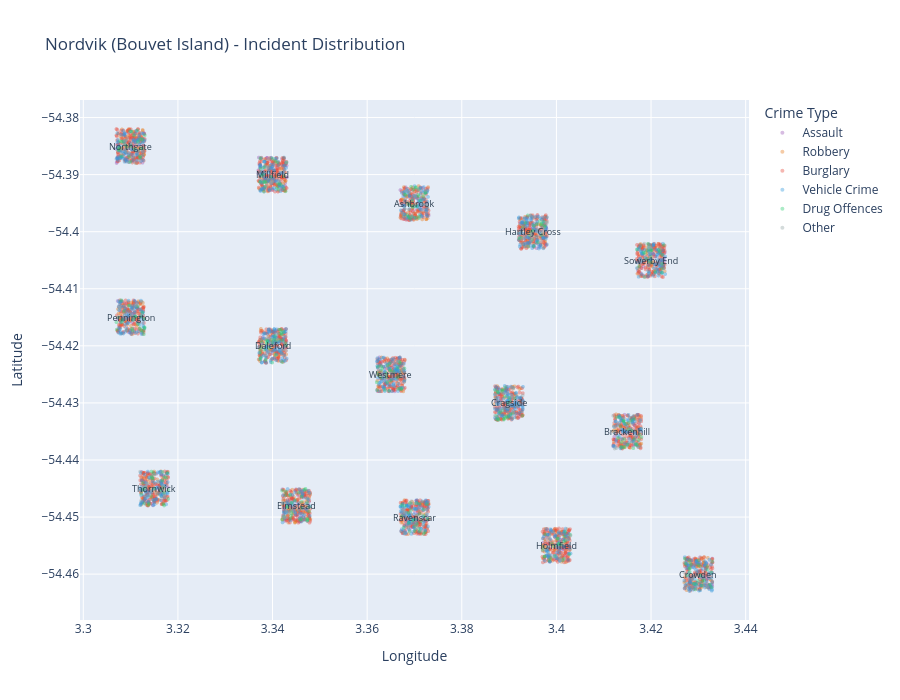

The cell this chart's notebook holds for it:
### Markdown cell above
## 11. Neighborhood Map

A quick sanity check - plot incident locations to confirm the spatial distribution looks like a plausible city layout.

### Code cell
color_map = {
    "Burglary":      "#e74c3c",
    "Vehicle Crime": "#3498db",
    "Robbery":       "#e67e22",
    "Assault":       "#9b59b6",
    "Drug Offences": "#2ecc71",
    "Other":         "#95a5a6",
}

sample_df = df.sample(min(5_000, len(df)), random_state = RANDOM_SEED)

fig = px.scatter(
    sample_df,
    x = "Longitude",
    y = "Latitude",
    color = "CrimeType",
    color_discrete_map = color_map,
    opacity = 0.4,
    title = "Nordvik (Bouvet Island) - Incident Distribution",
    hover_data = ["Neighborhood", "CrimeSubType", "DateTime"],
)

# Annotate neighbourhood centroids
for name, coords in NEIGHBORHOODS.items():
    fig.add_annotation(
        x = coords["lon"],
        y = coords["lat"],
        text = name,
        showarrow = False,
        font = {"size": 9, "color": "#2c3e50"},
    )

fig.update_traces(marker = {"size": 4})
fig.update_layout(
    width = 900,
    height = 700,
    legend_title_text = "Crime Type",
)
fig.write_html(os.path.join(OUTPUT_DIR, "nordvik_incident_map.html"))
fig.show()
print("OK  Map saved to data/nordvik_incident_map.html")

### Figure 1 — Plotly figure (JSON) as saved in the notebook; plotly's stock layout.template omitted (floating-point values rounded to 4 significant figures; data arrays with more than 128 entries replaced by an {"elided": "..."} marker saying what was removed)
{"data": [{"customdata": {"elided": "477x3 str values"}, "hovertemplate": "CrimeType=Assault<br>Longitude=%{x}<br>Latitude=%{y}<br>Neighborhood=%{customdata[0]}<br>CrimeSubType=%{customdata[1]}<br>DateTime=%{customdata[2]}<extra></extra>", "legendgroup": "Assault", "marker": {"color": "#9b59b6", "opacity": 0.4, "size": 4, "symbol": "circle"}, "mode": "markers", "name": "Assault", "showlegend": true, "type": "scattergl", "x": {"elided": "477 float values"}, "xaxis": "x", "y": {"elided": "477 float values"}, "yaxis": "y"}, {"customdata": {"elided": "966x3 str values"}, "hovertemplate": "CrimeType=Robbery<br>Longitude=%{x}<br>Latitude=%{y}<br>Neighborhood=%{customdata[0]}<br>CrimeSubType=%{customdata[1]}<br>DateTime=%{customdata[2]}<extra></extra>", "legendgroup": "Robbery", "marker": {"color": "#e67e22", "opacity": 0.4, "size": 4, "symbol": "circle"}, "mode": "markers", "name": "Robbery", "showlegend": true, "type": "scattergl", "x": {"elided": "966 float values"}, "xaxis": "x", "y": {"elided": "966 float values"}, "yaxis": "y"}, {"customdata": {"elided": "1821x3 str values"}, "hovertemplate": "CrimeType=Burglary<br>Longitude=%{x}<br>Latitude=%{y}<br>Neighborhood=%{customdata[0]}<br>CrimeSubType=%{customdata[1]}<br>DateTime=%{customdata[2]}<extra></extra>", "legendgroup": "Burglary", "marker": {"color": "#e74c3c", "opacity": 0.4, "size": 4, "symbol": "circle"}, "mode": "markers", "name": "Burglary", "showlegend": true, "type": "scattergl", "x": {"elided": "1821 float values"}, "xaxis": "x", "y": {"elided": "1821 float values"}, "yaxis": "y"}, {"customdata": {"elided": "1222x3 str values"}, "hovertemplate": "CrimeType=Vehicle Crime<br>Longitude=%{x}<br>Latitude=%{y}<br>Neighborhood=%{customdata[0]}<br>CrimeSubType=%{customdata[1]}<br>DateTime=%{customdata[2]}<extra></extra>", "legendgroup": "Vehicle Crime", "marker": {"color": "#3498db", "opacity": 0.4, "size": 4, "symbol": "circle"}, "mode": "markers", "name": "Vehicle Crime", "showlegend": true, "type": "scattergl", "x": {"elided": "1222 float values"}, "xaxis": "x", "y": {"elided": "1222 float values"}, "yaxis": "y"}, {"customdata": {"elided": "384x3 str values"}, "hovertemplate": "CrimeType=Drug Offences<br>Longitude=%{x}<br>Latitude=%{y}<br>Neighborhood=%{customdata[0]}<br>CrimeSubType=%{customdata[1]}<br>DateTime=%{customdata[2]}<extra></extra>", "legendgroup": "Drug Offences", "marker": {"color": "#2ecc71", "opacity": 0.4, "size": 4, "symbol": "circle"}, "mode": "markers", "name": "Drug Offences", "showlegend": true, "type": "scattergl", "x": {"elided": "384 float values"}, "xaxis": "x", "y": {"elided": "384 float values"}, "yaxis": "y"}, {"customdata": {"elided": "130x3 str values"}, "hovertemplate": "CrimeType=Other<br>Longitude=%{x}<br>Latitude=%{y}<br>Neighborhood=%{customdata[0]}<br>CrimeSubType=%{customdata[1]}<br>DateTime=%{customdata[2]}<extra></extra>", "legendgroup": "Other", "marker": {"color": "#95a5a6", "opacity": 0.4, "size": 4, "symbol": "circle"}, "mode": "markers", "name": "Other", "showlegend": true, "type": "scattergl", "x": {"elided": "130 float values"}, "xaxis": "x", "y": {"elided": "130 float values"}, "yaxis": "y"}], "layout": {"annotations": [{"font": {"color": "#2c3e50", "size": 9}, "showarrow": false, "text": "Northgate", "x": 3.31, "y": -54.38}, {"font": {"color": "#2c3e50", "size": 9}, "showarrow": false, "text": "Millfield", "x": 3.34, "y": -54.39}, {"font": {"color": "#2c3e50", "size": 9}, "showarrow": false, "text": "Ashbrook", "x": 3.37, "y": -54.4}, {"font": {"color": "#2c3e50", "size": 9}, "showarrow": false, "text": "Hartley Cross", "x": 3.395, "y": -54.4}, {"font": {"color": "#2c3e50", "size": 9}, "showarrow": false, "text": "Sowerby End", "x": 3.42, "y": -54.41}, {"font": {"color": "#2c3e50", "size": 9}, "showarrow": false, "text": "Pennington", "x": 3.31, "y": -54.41}, {"font": {"color": "#2c3e50", "size": 9}, "showarrow": false, "text": "Daleford", "x": 3.34, "y": -54.42}, {"font": {"color": "#2c3e50", "size": 9}, "showarrow": false, "text": "Westmere", "x": 3.365, "y": -54.42}, {"font": {"color": "#2c3e50", "size": 9}, "showarrow": false, "text": "Cragside", "x": 3.39, "y": -54.43}, {"font": {"color": "#2c3e50", "size": 9}, "showarrow": false, "text": "Brackenhill", "x": 3.415, "y": -54.44}, {"font": {"color": "#2c3e50", "size": 9}, "showarrow": false, "text": "Thornwick", "x": 3.315, "y": -54.45}, {"font": {"color": "#2c3e50", "size": 9}, "showarrow": false, "text": "Elmstead", "x": 3.345, "y": -54.45}, {"font": {"color": "#2c3e50", "size": 9}, "showarrow": false, "text": "Ravenscar", "x": 3.37, "y": -54.45}, {"font": {"color": "#2c3e50", "size": 9}, "showarrow": false, "text": "Holmfield", "x": 3.4, "y": -54.45}, {"font": {"color": "#2c3e50", "size": 9}, "showarrow": false, "text": "Crowden", "x": 3.43, "y": -54.46}], "height": 700, "legend": {"title": {"text": "Crime Type"}, "tracegroupgap": 0}, "title": {"text": "Nordvik (Bouvet Island) - Incident Distribution"}, "width": 900, "xaxis": {"anchor": "y", "domain": [0, 1], "title": {"text": "Longitude"}}, "yaxis": {"anchor": "x", "domain": [0, 1], "title": {"text": "Latitude"}}}}
